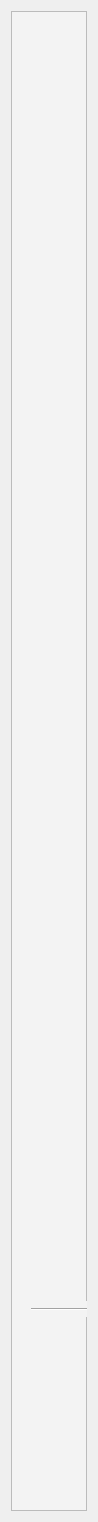
      <widget class="QWidget" name="scrollAreaWidgetContents_2">
       <property name="geometry">
        <rect>
         <x>0</x>
         <y>0</y>
         <width>98</width>
         <height>1520</height>
        </rect>
       </property>
       <layout class="QVBoxLayout" name="verticalLayout_3">
        <item>
         <widget class="QFrame" name="frame_2">
          <property name="minimumSize">
           <size>
            <width>0</width>
            <height>1500</height>
           </size>
          </property>
          <property name="styleSheet">
           <string notr="true">background-color: rgb(243, 243, 243);</string>
          </property>
          <property name="frameShape">
           <enum>QFrame::StyledPanel</enum>
          </property>
          <property name="frameShadow">
           <enum>QFrame::Raised</enum>
          </property>
          <widget class="QLabel" name="label_31">
           <property name="geometry">
            <rect>
             <x>240</x>
             <y>30</y>
             <width>611</width>
             <height>81</height>
            </rect>
           </property>
           <property name="font">
            <font>
             <family>Tw Cen MT Condensed</family>
             <pointsize>24</pointsize>
            </font>
           </property>
           <property name="text">
            <string>&lt;html&gt;&lt;head/&gt;&lt;body&gt;&lt;p&gt;LIST YOUR CAR&lt;/p&gt;&lt;/body&gt;&lt;/html&gt;</string>
           </property>
          </widget>
          <widget class="QLineEdit" name="license_num_entry">
           <property name="geometry">
            <rect>
             <x>240</x>
             <y>160</y>
             <width>651</width>
             <height>31</height>
            </rect>
           </property>
           <property name="font">
            <font>
             <family>Yu Gothic UI</family>
             <pointsize>10</pointsize>
            </font>
           </property>
           <property name="styleSheet">
            <string notr="true">background-color: rgb(255, 255, 255);</string>
           </property>
          </widget>
          <widget class="QLabel" name="label_32">
           <property name="geometry">
            <rect>
             <x>240</x>
             <y>130</y>
             <width>401</width>
             <height>21</height>
            </rect>
           </property>
           <property name="font">
            <font>
             <family>Yu Gothic UI</family>
             <pointsize>10</pointsize>
             <weight>75</weight>
             <bold>true</bold>
            </font>
           </property>
           <property name="text">
            <string>Driver's License Number</string>
           </property>
          </widget>
          <widget class="QLabel" name="label_33">
           <property name="geometry">
            <rect>
             <x>240</x>
             <y>230</y>
             <width>531</width>
             <height>21</height>
            </rect>
           </property>
           <property name="font">
            <font>
             <family>Yu Gothic UI</family>
             <pointsize>10</pointsize>
             <weight>75</weight>
             <bold>true</bold>
            </font>
           </property>
           <property name="text">
            <string>Car Availability (Date showing when the car is available.)</string>
           </property>
          </widget>
          <widget class="QLineEdit" name="car_model_entry">
           <property name="geometry">
            <rect>
             <x>240</x>
             <y>360</y>
             <width>651</width>
             <height>31</height>
            </rect>
           </property>
           <property name="font">
            <font>
             <family>Yu Gothic UI</family>
             <pointsize>10</pointsize>
            </font>
           </property>
           <property name="styleSheet">
            <string notr="true">background-color: rgb(255, 255, 255);</string>
           </property>
          </widget>
          <widget class="QLabel" name="label_34">
           <property name="geometry">
            <rect>
             <x>240</x>
             <y>330</y>
             <width>401</width>
             <height>21</height>
            </rect>
           </property>
           <property name="font">
            <font>
             <family>Yu Gothic UI</family>
             <pointsize>10</pointsize>
             <weight>75</weight>
             <bold>true</bold>
            </font>
           </property>
           <property name="text">
            <string>Car Model</string>
           </property>
          </widget>
          <widget class="QCheckBox" name="checkBox_4">
           <property name="geometry">
            <rect>
             <x>240</x>
             <y>500</y>
             <width>361</width>
             <height>21</height>
            </rect>
           </property>
           <property name="font">
            <font>
             <family>Yu Gothic UI</family>
             <pointsize>10</pointsize>
            </font>
           </property>
           <property name="text">
            <string>Car Insurance Availability</string>
           </property>
          </widget>
          <widget class="QPushButton" name="submit_button">
           <property name="geometry">
            <rect>
             <x>440</x>
             <y>1330</y>
             <width>221</width>
             <height>41</height>
            </rect>
           </property>
           <property name="font">
            <font>
             <family>Yu Gothic UI</family>
             <pointsize>10</pointsize>
             <weight>75</weight>
             <bold>true</bold>
            </font>
           </property>
           <property name="styleSheet">
            <string notr="true">QPushButton {
	background-color: green;
	color: white;
	border-radius: 10px
}

QPushButton:hover {
    background-color: #1ab878;
    color: white;
}</string>
           </property>
           <property name="text">
            <string>Submit Listing</string>
           </property>
          </widget>
          <widget class="QLabel" name="label_35">
           <property name="geometry">
            <rect>
             <x>240</x>
             <y>430</y>
             <width>401</width>
             <height>21</height>
            </rect>
           </property>
           <property name="font">
            <font>
             <family>Yu Gothic UI</family>
             <pointsize>10</pointsize>
             <weight>75</weight>
             <bold>true</bold>
            </font>
           </property>
           <property name="text">
            <string>Car Number Registered on Plate</string>
           </property>
          </widget>
          <widget class="QLineEdit" name="car_number_entry">
           <property name="geometry">
            <rect>
             <x>240</x>
             <y>460</y>
             <width>651</width>
             <height>31</height>
            </rect>
           </property>
           <property name="font">
            <font>
             <family>Yu Gothic UI</family>
             <pointsize>10</pointsize>
            </font>
           </property>
           <property name="styleSheet">
            <string notr="true">background-color: rgb(255, 255, 255);</string>
           </property>
          </widget>
          <widget class="QLineEdit" name="seats_entry">
           <property name="geometry">
            <rect>
             <x>240</x>
             <y>580</y>
             <width>651</width>
             <height>31</height>
            </rect>
           </property>
           <property name="font">
            <font>
             <family>Yu Gothic UI</family>
             <pointsize>10</pointsize>
            </font>
           </property>
           <property name="styleSheet">
            <string notr="true">background-color: rgb(255, 255, 255);</string>
           </property>
           <property name="text">
            <string/>
           </property>
          </widget>
          <widget class="QLabel" name="label_36">
           <property name="geometry">
            <rect>
             <x>240</x>
             <y>550</y>
             <width>401</width>
             <height>21</height>
            </rect>
           </property>
           <property name="font">
            <font>
             <family>Yu Gothic UI</family>
             <pointsize>10</pointsize>
             <weight>75</weight>
             <bold>true</bold>
            </font>
           </property>
           <property name="text">
            <string>Number of Seats</string>
           </property>
          </widget>
          <widget class="QLabel" name="label_37">
           <property name="geometry">
            <rect>
             <x>240</x>
             <y>650</y>
             <width>401</width>
             <height>21</height>
            </rect>
           </property>
           <property name="font">
            <font>
             <family>Yu Gothic UI</family>
             <pointsize>10</pointsize>
             <weight>75</weight>
             <bold>true</bold>
            </font>
           </property>
           <property name="text">
            <string>Pickup Location</string>
           </property>
          </widget>
          <widget class="QLineEdit" name="pickup_entry">
           <property name="geometry">
            <rect>
             <x>240</x>
             <y>680</y>
             <width>651</width>
             <height>31</height>
            </rect>
           </property>
           <property name="font">
            <font>
             <family>Yu Gothic UI</family>
             <pointsize>10</pointsize>
            </font>
           </property>
           <property name="styleSheet">
            <string notr="true">background-color: rgb(255, 255, 255);</string>
           </property>
          </widget>
          <widget class="QLabel" name="label_38">
           <property name="geometry">
            <rect>
             <x>240</x>
             <y>750</y>
             <width>401</width>
             <height>21</height>
            </rect>
           </property>
           <property name="font">
            <font>
             <family>Yu Gothic UI</family>
             <pointsize>10</pointsize>
             <weight>75</weight>
             <bold>true</bold>
            </font>
           </property>
           <property name="text">
            <string>Contact Information (How can renters can reach you)</string>
           </property>
          </widget>
          <widget class="QLineEdit" name="contact_info_entry">
           <property name="geometry">
            <rect>
             <x>240</x>
             <y>780</y>
             <width>651</width>
             <height>31</height>
            </rect>
           </property>
           <property name="font">
            <font>
             <family>Yu Gothic UI</family>
             <pointsize>10</pointsize>
            </font>
           </property>
           <property name="styleSheet">
            <string notr="true">background-color: rgb(255, 255, 255);</string>
           </property>
           <property name="text">
            <string/>
           </property>
          </widget>
          <widget class="QComboBox" name="transmission_combo">
           <property name="geometry">
            <rect>
             <x>240</x>
             <y>1080</y>
             <width>651</width>
             <height>31</height>
            </rect>
           </property>
           <property name="font">
            <font>
             <family>Yu Gothic UI</family>
             <pointsize>10</pointsize>
            </font>
           </property>
           <property name="styleSheet">
            <string>background-color: rgb(255, 255, 255);</string>
           </property>
           <property name="editable">
            <bool>false</bool>
           </property>
           <property name="currentText">
            <string>Manual Transmission</string>
           </property>
           <item>
            <property name="text">
             <string>Manual Transmission</string>
            </property>
           </item>
           <item>
            <property name="text">
             <string>Torque Converter Automatic</string>
            </property>
           </item>
           <item>
            <property name="text">
             <string>CVT Automatic</string>
            </property>
           </item>
           <item>
            <property name="text">
             <string>DCT Automatic</string>
            </property>
           </item>
          </widget>
          <widget class="QLabel" name="label_45">
           <property name="geometry">
            <rect>
             <x>240</x>
             <y>1050</y>
             <width>251</width>
             <height>21</height>
            </rect>
           </property>
           <property name="font">
            <font>
             <family>Yu Gothic UI</family>
             <pointsize>10</pointsize>
             <weight>75</weight>
             <bold>true</bold>
            </font>
           </property>
           <property name="text">
            <string>Transmission Type</string>
           </property>
          </widget>
          <widget class="QPushButton" name="pushButton_3">
           <property name="geometry">
            <rect>
             <x>1170</x>
             <y>0</y>
             <width>31</width>
             <height>31</height>
            </rect>
           </property>
           <property name="styleSheet">
            <string notr="true">QPushButton {
    background-color: transparent;
    border-image: url(C:/Users/wired/Desktop/udemy/mass-projects/car-rental/img/forward.png);
    background: none;
    border: none;
    background-repeat: none;
}
QPushButton:hover {
    opacity: 1;
}
QPushButton:pressed {
    opacity: 1.2;
}
</string>
           </property>
           <property name="text">
            <string/>
           </property>
          </widget>
          <widget class="QPushButton" name="pushButton_4">
           <property name="geometry">
            <rect>
             <x>0</x>
             <y>0</y>
             <width>31</width>
             <height>31</height>
            </rect>
           </property>
           <property name="styleSheet">
            <string notr="true">QPushButton {
    background-color: transparent;
    border-image: url(C:/Users/wired/Desktop/udemy/mass-projects/car-rental/img/back.png);
    background: none;
    border: none;
    background-repeat: none;
}
QPushButton:hover {
    opacity: 1;
}
QPushButton:pressed {
    opacity: 1.2;
}
</string>
           </property>
           <property name="text">
            <string/>
           </property>
          </widget>
          <widget class="QDateEdit" name="dateEdit">
           <property name="geometry">
            <rect>
             <x>240</x>
             <y>260</y>
             <width>651</width>
             <height>31</height>
            </rect>
           </property>
           <property name="font">
            <font>
             <family>Yu Gothic UI</family>
             <pointsize>9</pointsize>
            </font>
           </property>
           <property name="styleSheet">
            <string>background-color: rgb(255, 255, 255);</string>
           </property>
          </widget>
          <widget class="QLabel" name="label_39">
           <property name="geometry">
            <rect>
             <x>240</x>
             <y>1160</y>
             <width>401</width>
             <height>21</height>
            </rect>
           </property>
           <property name="font">
            <font>
             <family>Yu Gothic UI</family>
             <pointsize>10</pointsize>
             <weight>75</weight>
             <bold>true</bold>
            </font>
           </property>
           <property name="text">
            <string>Upload your car images here (upload up to 5 images)</string>
           </property>
          </widget>
          <widget class="QLineEdit" name="image_path_entry">
           <property name="geometry">
            <rect>
             <x>240</x>
             <y>1200</y>
             <width>461</width>
             <height>41</height>
            </rect>
           </property>
           <property name="font">
            <font>
             <family>Yu Gothic UI</family>
             <pointsize>10</pointsize>
            </font>
           </property>
           <property name="styleSheet">
            <string notr="true">background-color: rgb(255, 255, 255);</string>
           </property>
           <property name="text">
            <string/>
           </property>
           <property name="placeholderText">
            <string>image path here...</string>
           </property>
          </widget>
          <widget class="Line" name="line">
           <property name="geometry">
            <rect>
             <x>20</x>
             <y>1290</y>
             <width>1161</width>
             <height>16</height>
            </rect>
           </property>
           <property name="orientation">
            <enum>Qt::Horizontal</enum>
           </property>
          </widget>
          <widget class="QPushButton" name="upload_button">
           <property name="geometry">
            <rect>
             <x>720</x>
             <y>1200</y>
             <width>171</width>
             <height>41</height>
            </rect>
           </property>
           <property name="font">
            <font>
             <family>Yu Gothic UI</family>
             <pointsize>10</pointsize>
             <weight>75</weight>
             <bold>true</bold>
            </font>
           </property>
           <property name="styleSheet">
            <string notr="true">QPushButton {
	background-color: rgb(34, 152, 255);
	color: white;
	border-radius: 10px
}

QPushButton:hover {
    background-color: rgb(126, 156, 255);
    color: white;
}</string>
           </property>
           <property name="text">
            <string>Upload Image</string>
           </property>
          </widget>
          <widget class="QLabel" name="label_40">
           <property name="geometry">
            <rect>
             <x>240</x>
             <y>850</y>
             <width>401</width>
             <height>21</height>
            </rect>
           </property>
           <property name="font">
            <font>
             <family>Yu Gothic UI</family>
             <pointsize>10</pointsize>
             <weight>75</weight>
             <bold>true</bold>
            </font>
           </property>
           <property name="text">
            <string>Price Per Day (GH₵, without any commas)</string>
           </property>
          </widget>
          <widget class="QLineEdit" name="price_entry">
           <property name="geometry">
            <rect>
             <x>240</x>
             <y>880</y>
             <width>651</width>
             <height>31</height>
            </rect>
           </property>
           <property name="font">
            <font>
             <family>Yu Gothic UI</family>
             <pointsize>10</pointsize>
            </font>
           </property>
           <property name="styleSheet">
            <string notr="true">background-color: rgb(255, 255, 255);</string>
           </property>
           <property name="text">
            <string/>
           </property>
          </widget>
          <widget class="QLabel" name="label_41">
           <property name="geometry">
            <rect>
             <x>240</x>
             <y>940</y>
             <width>401</width>
             <height>21</height>
            </rect>
           </property>
           <property name="font">
            <font>
             <family>Yu Gothic UI</family>
             <pointsize>10</pointsize>
             <weight>75</weight>
             <bold>true</bold>
            </font>
           </property>
           <property name="text">
            <string>Odometer (Distance traveled by the vehicle)</string>
           </property>
          </widget>
          <widget class="QLineEdit" name="odometer_entry">
           <property name="geometry">
            <rect>
             <x>240</x>
             <y>970</y>
             <width>651</width>
             <height>31</height>
            </rect>
           </property>
           <property name="font">
            <font>
             <family>Yu Gothic UI</family>
             <pointsize>10</pointsize>
            </font>
           </property>
           <property name="styleSheet">
            <string notr="true">background-color: rgb(255, 255, 255);</string>
           </property>
           <property name="text">
            <string/>
           </property>
          </widget>
         </widget>
        </item>
       </layout>
      </widget>
